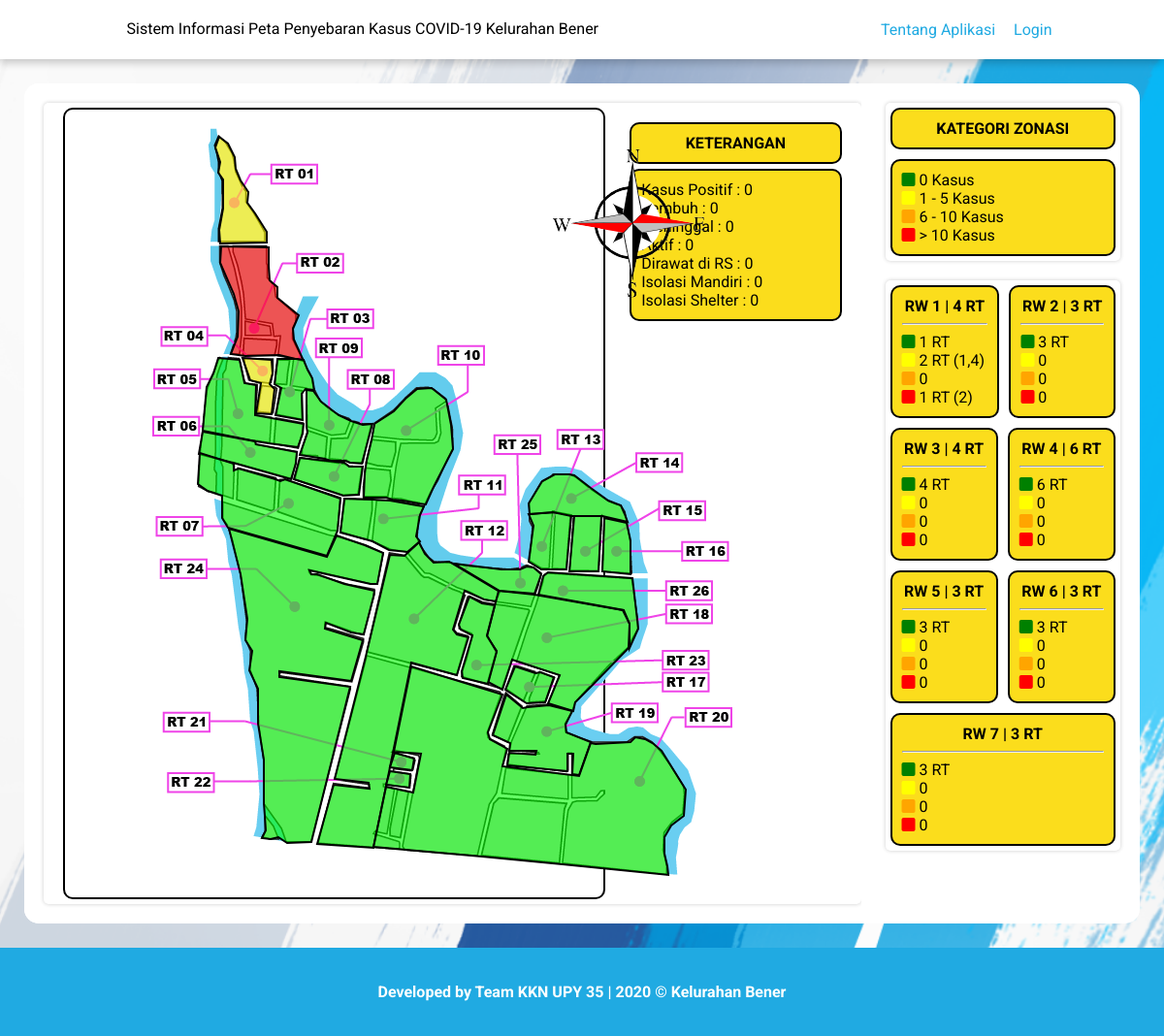
The page / on the database its author committed.
### tables this page shows
CREATE TABLE `keterangan` (
  `id` int(10) NOT NULL AUTO_INCREMENT,
  `ket` varchar(255) DEFAULT NULL,
  `jml` varchar(10) DEFAULT NULL,
  PRIMARY KEY (`id`)
);

CREATE TABLE `keterangan_detail` (
  `id` int(10) NOT NULL AUTO_INCREMENT,
  `id_keterangan` int(10) DEFAULT NULL,
  `ket` varchar(255) DEFAULT NULL,
  `jml` varchar(10) DEFAULT NULL,
  PRIMARY KEY (`id`),
  KEY `fk_keterangan` (`id_keterangan`),
  CONSTRAINT `keterangan_detail_ibfk_1` FOREIGN KEY (`id_keterangan`) REFERENCES `keterangan` (`id`) ON UPDATE CASCADE
);

### application/controllers/Peta.php (called while the page is built, shortened)
<?php
class Peta extends CI_Controller {
	public function index()
	{
		$data['data_rw'] = $this->db->query("
        SELECT
		a.rw,
		(SELECT
		COUNT(b.rt)
		FROM
		datasebarancovid b
		WHERE
		b.rw=a.rw
		) as jml_rt,
		(SELECT
		COUNT(b.rt)
		FROM
		datasebarancovid b
		WHERE
		b.rw=a.rw AND
		b.kasus=0
		) as jml_rt_0_kasus,
		(SELECT
		SUM(b.kasus)
		FROM
		datasebarancovid b
		WHERE
		b.rw=a.rw
		) as kasus,
		(SELECT
		COUNT(b.rt)
		FROM
		datasebarancovid b
		WHERE
		b.rw=a.rw AND
		b.kasus>=1 AND b.kasus<=5
		) as kasus_kuning,
		(SELECT
		COUNT(b.rt)
		FROM
		datasebarancovid b
		WHERE
		b.rw=a.rw AND
		b.kasus>=6 AND b.kasus<=10
		) as kasus_oranye,
		(SELECT
		COUNT(b.rt)
		FROM
		datasebarancovid b
		WHERE
		b.rw=a.rw AND
		b.kasus>10
		) as kasus_merah
		FROM
		datasebarancovid a
		GROUP BY a.rw
		")->result_array();
		$data['keterangan'] = $this->db->query("
		SELECT
		ket,
		jml
		FROM
		keterangan
		")->result_array();
		$data['keterangan_detail'] = $this->db->query("
		SELECT
		ket,
		jml
		FROM
		keterangan_detail
		")->result_array();
		$data['koordinat_peta'] = $this->db->query("
		SELECT
		coords,
		rt,
		rw,
		kasus
		FROM
		datasebarancovid
		")->result_array();
		$this->load->view('peta', $data);
	}
	public function GetJumlahRTTerdampak($rw,$status)
	{
		if ($status=='kuning') {
			$data = $this->db->query("
			SELECT
				rt
			FROM
				datasebarancovid
			WHERE rw=".$rw." AND kasus>=1 AND kasus<=5
			")->result_array();
		} else if($status=='merah') {
			$data = $this->db->query("
			SELECT
				rt
			FROM
				datasebarancovid
			WHERE rw=".$rw." AND kasus>10
			")->result_array();
		}
		$string = '';
		foreach ($data as $key) {
			$string .= ','.$key['rt'];
		}
		return substr($string,1);
	}
}

### index.php (called while the page is built, shortened)
<?php
require_once BASEPATH.'core/CodeIgniter.php';

### application/views/peta.php (the view, shortened to what this page needs)
<!DOCTYPE html>
<head>
    <link rel="stylesheet" href="<?=base_url()?>/resources/css/style.css">
    <link rel="stylesheet" href="<?=base_url()?>/resources/css/flexbox.css">
</head>
<body>
    <header>
        <nav>
            <div class="logo">
                Sistem Informasi Peta Penyebaran Kasus COVID-19 Kelurahan Bener
            </div>
            <ul>
                <li><a href="#">Tentang Aplikasi</a></li>
                <li><a href="<?=base_url()?>/login">Login</a></li>
            </ul>
        </nav>
    </header>
    <main>
        <div class="page-container">
            <div class="content">
                <article id="php" class="card-simple">
                    <div class="post-content">
                        <div class="container">
                            <div class="box col-10" style="background-color: white;">
                                <div id="image-map" class="center">
                                    <img src="<?=base_url()?>/resources/image/kelurahan-bener-peta.png" usemap="#image-map" class="map">
                                </div>
                            </div>
                            <div class="box col-2" style="background-color: white;border: white;">
                                <div class="box">
                                    <div style="text-align: center;font-weight: bold;">
                                    </div>
                                </div>
                                <div class="box">
                                    <?php foreach ($keterangan as $row): ?>
                                        <div><?php echo $row['ket'] ?> : <?php echo $row['jml'] ?></div>
                                    <?php endforeach ?>
                                    <?php foreach ($keterangan_detail as $row): ?>
                                        <div><?php echo $row['ket'] ?> : <?php echo $row['jml'] ?></div>
                                    <?php endforeach ?>
                                </div>
                            </div>
                        </div>
                    </div>
                </article>
            </div>
            <aside>
                <article class="card-simple">
                    <div class="container">
                        <div class="box">
                            <div style="text-align: center;font-weight: bold;">
                                KATEGORI ZONASI
                            </div>
                        </div>
                    </div>
                    <div class="container">
                        <div class="box">
                            <div><i class="fas fa-square" style="color: green;"></i> 0 Kasus </div>
                            <div><i class="fas fa-square" style="color: yellow;"></i> 1 - 5 Kasus</div>
                            <div><i class="fas fa-square" style="color: orange;"></i> 6 - 10 Kasus</div>
                            <div><i class="fas fa-square" style="color: red;"></i> > 10 Kasus</div>
                        </div>
                    </div>
                </article>
                <article class="card-simple" id="data-rt-rw">
                    <div class="container-rw">
                        <?php foreach ($data_rw as $row): ?>
                        <?php
                            $CI =& get_instance();
                            $kuning = $row['kasus_kuning']>0 ? $row['kasus_kuning'].' RT ('.$CI->GetJumlahRTTerdampak($row['rw'],'kuning').')' : 0;
                            $oranye = $row['kasus_oranye']>0 ? $row['kasus_oranye'].' RT ('.$CI->GetJumlahRTTerdampak($row['rw'],'oranye').')' : 0;
                            $merah = $row['kasus_merah']>0 ? $row['kasus_merah'].' RT ('.$CI->GetJumlahRTTerdampak($row['rw'],'merah').')' : 0;
                        ?>
                        <div class="box">
                            <div class="text-rw">RW <?php echo $row['rw'] ?> | <?php echo $row['jml_rt'] ?> RT</div>
                            <hr>
                            <div><i class="fas fa-square" style="color: green;"></i> <?php echo $row['jml_rt_0_kasus'] ?> RT</div>
                            <div><i class="fas fa-square" style="color: yellow;"></i> <?php echo $kuning ?></div>
                            <div><i class="fas fa-square" style="color: orange;"></i> <?php echo $oranye ?></div>
                            <div><i class="fas fa-square" style="color: red;"></i> <?php echo $merah ?></div>
                        </div>
                        <?php endforeach ?>
                    </div>
                </article>
            </aside>
        </div>
    </main>
    <footer>
        <p> Developed by Team KKN UPY 35 | 2020 &#169; Kelurahan Bener</p>
    </footer>
</body>
</html>

### resources/css/style.css (style rules this page uses)
* { box-sizing: border-box; }
body { background-image: url('../image/background.png'); background-position: center; background-repeat: no-repeat; background-size: cover; background-attachment: fixed; font-family: 'Roboto', sans-serif; overflow: auto; margin: 0; }
header { display: inline; }
.center { display: block; margin-left: auto; margin-right: auto; width: 70%; }
nav { display: flex; justify-content: space-around; background-color: white; padding: 5px; margin: 0; position: sticky; top: 0; box-shadow: 0 4px 8px 0 rgba(0, 0, 0, 0.2); }
nav .logo { padding: 15px; }
nav li { display: inline; list-style-type: none; margin-left: 15px; }
nav a { text-decoration: none; color: #20AAE2; }
.page-container { background-color: white; border-radius: 15px; margin: 25px; overflow: auto; }
.content { background-color: white; width: 75%; padding-left:20px; padding-bottom:20px; overflow: auto; float: left; }
.post-content { margin-left: 15px; }
aside { width: 25%; float: right; padding-left: 25px; padding-right:20px; }
footer { padding: 20px; color: white; background-color: #20AAE2; text-align: center; font-weight: bold; }
.col-2 { width: 16.66%; }
.col-10 { width: 83.33%; }

### resources/css/flexbox.css (style rules this page uses)
.container { display: flex; width: 100%; height: 100%; border-radius: 10px; margin: 0 auto; }
.container-rw { display: flex; width: 100%; height: 100%; border-radius: 10px; margin: 0 auto; justify-content: space-around; -webkit-flex-flow: row wrap; }
.box { flex-grow: 1; background-color: #FBDD1C; margin: 5px; border: 2px solid black; border-radius: 10px; padding: 10px; min-width: 30%; }
.text-rw { text-align: center; font-weight: bold; }
.card-simple { box-shadow: 0px 0px 4px 0px rgba(0, 0, 0, 0.2); border-radius: 5px; margin-top: 20px; }

### rows shown on the page
keterangan: jml "0"
keterangan_detail: jml "0"
keterangan_detail: jml "0"
keterangan_detail: jml "0"

### other values the page prints
$row['rw'] "1"
$row['jml_rt'] "4"
$row['jml_rt_0_kasus'] "1"
$kuning "2 RT (1,4)"
$oranye "0"
$merah "1 RT (2)"
$row['rw'] "2"
$row['jml_rt'] "3"
$row['jml_rt_0_kasus'] "3"
$kuning "0"
$merah "0"
$row['rw'] "3"
$row['jml_rt_0_kasus'] "4"
$row['rw'] "4"
$row['jml_rt'] "6"
